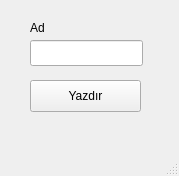
<?xml version="1.0" encoding="UTF-8"?>
<ui version="4.0">
 <class>MainWindow</class>
 <widget class="QMainWindow" name="MainWindow">
  <property name="geometry">
   <rect>
    <x>0</x>
    <y>0</y>
    <width>179</width>
    <height>176</height>
   </rect>
  </property>
  <property name="windowTitle">
   <string>MainWindow</string>
  </property>
  <widget class="QWidget" name="centralwidget">
   <widget class="QPushButton" name="btnYazdir">
    <property name="geometry">
     <rect>
      <x>30</x>
      <y>80</y>
      <width>111</width>
      <height>32</height>
     </rect>
    </property>
    <property name="text">
     <string>Yazdır</string>
    </property>
   </widget>
   <widget class="QLineEdit" name="txtAd">
    <property name="geometry">
     <rect>
      <x>30</x>
      <y>40</y>
      <width>113</width>
      <height>26</height>
     </rect>
    </property>
   </widget>
   <widget class="QLabel" name="lblAd">
    <property name="geometry">
     <rect>
      <x>30</x>
      <y>20</y>
      <width>57</width>
      <height>16</height>
     </rect>
    </property>
    <property name="text">
     <string>Ad</string>
    </property>
   </widget>
  </widget>
  <widget class="QMenuBar" name="menubar">
   <property name="geometry">
    <rect>
     <x>0</x>
     <y>0</y>
     <width>179</width>
     <height>28</height>
    </rect>
   </property>
  </widget>
  <widget class="QStatusBar" name="statusbar"/>
 </widget>
 <resources/>
 <connections/>
</ui>
